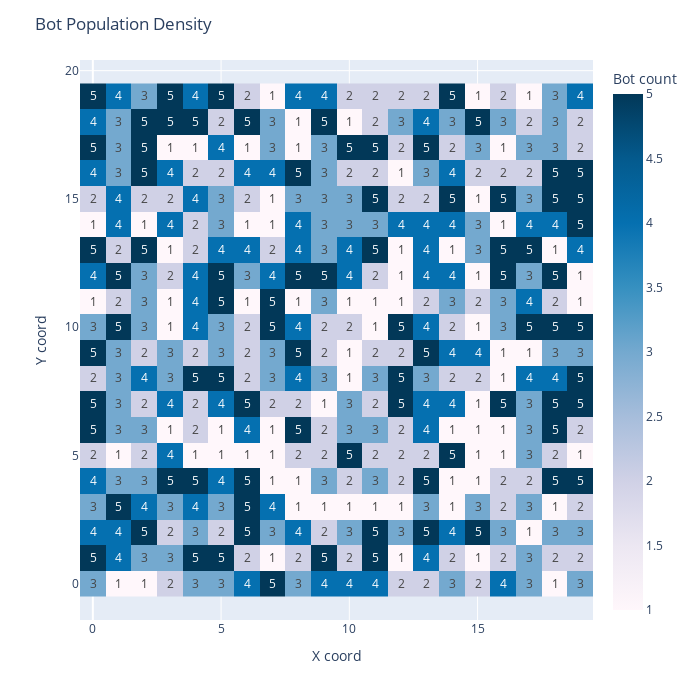

The code cell stored with this chart in its notebook:
### Code cell
my_mapper = mapper()
my_mapper.plotter()

### Figure 1 — Plotly figure (JSON) as saved in the notebook; plotly's stock layout.template omitted (floating-point values rounded to 4 significant figures; data arrays with more than 128 entries replaced by an {"elided": "..."} marker saying what was removed)
{"data": [{"coloraxis": "coloraxis", "hovertemplate": "X coord: %{x}<br>Y coord: %{y}<br>Bot count: %{z}<extra></extra>", "name": "0", "texttemplate": "%{z}", "type": "heatmap", "xaxis": "x", "yaxis": "y", "z": {"elided": "20x20 int values"}}], "layout": {"coloraxis": {"colorbar": {"title": {"text": "Bot count"}}, "colorscale": [[0, "rgb(255,247,251)"], [0.125, "rgb(236,231,242)"], [0.25, "rgb(208,209,230)"], [0.375, "rgb(166,189,219)"], [0.5, "rgb(116,169,207)"], [0.625, "rgb(54,144,192)"], [0.75, "rgb(5,112,176)"], [0.875, "rgb(4,90,141)"], [1, "rgb(2,56,88)"]], "showscale": true}, "height": 700, "margin": {"t": 60}, "title": {"text": "Bot Population Density"}, "width": 700, "xaxis": {"anchor": "y", "domain": [0, 1], "title": {"text": "X coord"}}, "yaxis": {"anchor": "x", "autorange": true, "domain": [0, 1], "scaleanchor": "x", "scaleratio": 1, "title": {"text": "Y coord"}}}}
